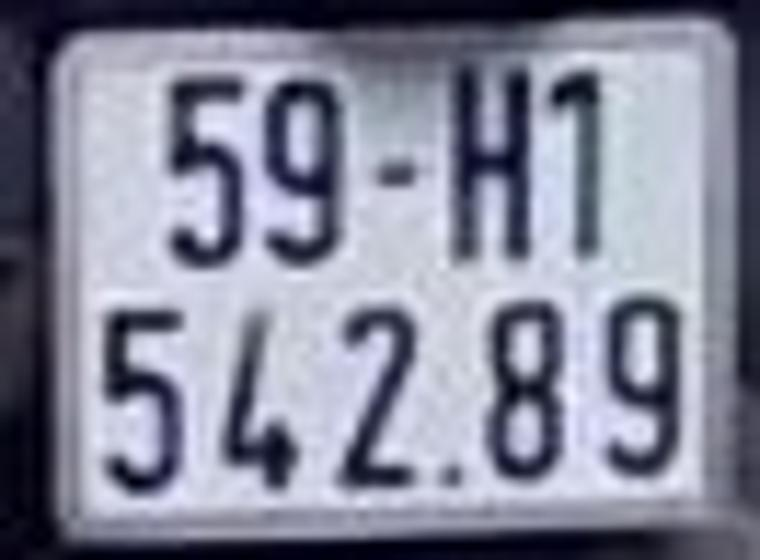
#> input picture server/crop_image/1xemay587.jpg, 760 x 560 px
$ python -i character_detector.py   (imports and definitions only)
#> lines starting #> are read from the running program, lines starting #| are printed output that depends on the picture; after the words box and inside, x2 and y2 are one past the last pixel; in counts of white or black regions, pixels touching at a corner belong together
#> further down, picture is the input picture: shape (560, 760, 3); mean B, G, R 152.6, 134.2, 132
import os
import re

import cv2
import pytesseract


class PlateReader:

    def __init__(
        self,
        tesseract_cmd_path=None,
        scale=2.5,
        use_erosion=False,
        psm= 6
    ):
        if tesseract_cmd_path:
            pytesseract.pytesseract.tesseract_cmd = (
                tesseract_cmd_path
            )
        elif os.name == "nt":
            # Đường dẫn mặc định thường gặp trên Windows.
            default_path = (
                r"C:\Program Files\Tesseract-OCR\tesseract.exe"
            )

            if os.path.isfile(default_path):
                pytesseract.pytesseract.tesseract_cmd = (
                    default_path
                )

        self.scale = scale
        self.use_erosion = use_erosion
        self.psm = psm

    def preprocess_image(self, plate_img):

        if (
            plate_img is None
            or plate_img.size == 0
        ):
            return None

        if len(plate_img.shape) == 2:
            gray = plate_img.copy()
        else:
            gray = cv2.cvtColor(
                plate_img,
                cv2.COLOR_BGR2GRAY
            )
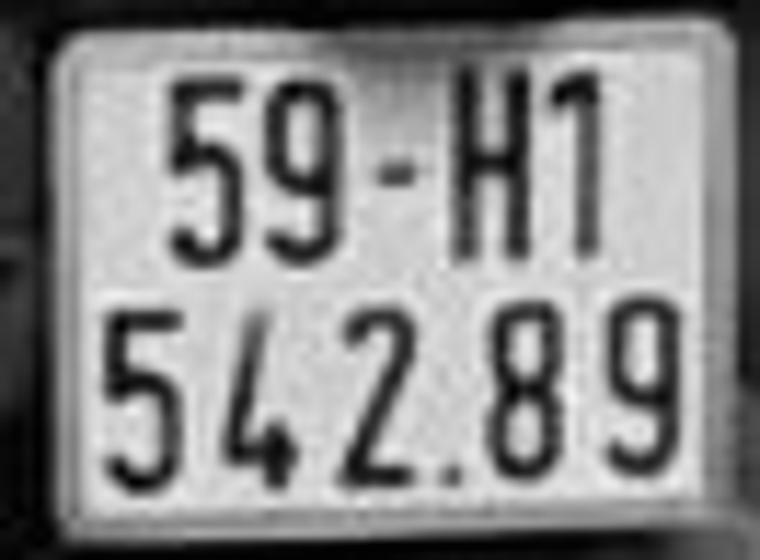
#> gray: shape (560, 760); min 1, max 243, mean 135.7

        resized = cv2.resize(
            gray,
            None,
            fx=self.scale,
            fy=self.scale,
            interpolation=cv2.INTER_CUBIC
        )

        # Tăng tương phản cục bộ để hỗ trợ ảnh thiếu sáng.
        clahe = cv2.createCLAHE(
            clipLimit=2.0,
            tileGridSize=(8, 8)
        )

        enhanced = clahe.apply(resized)
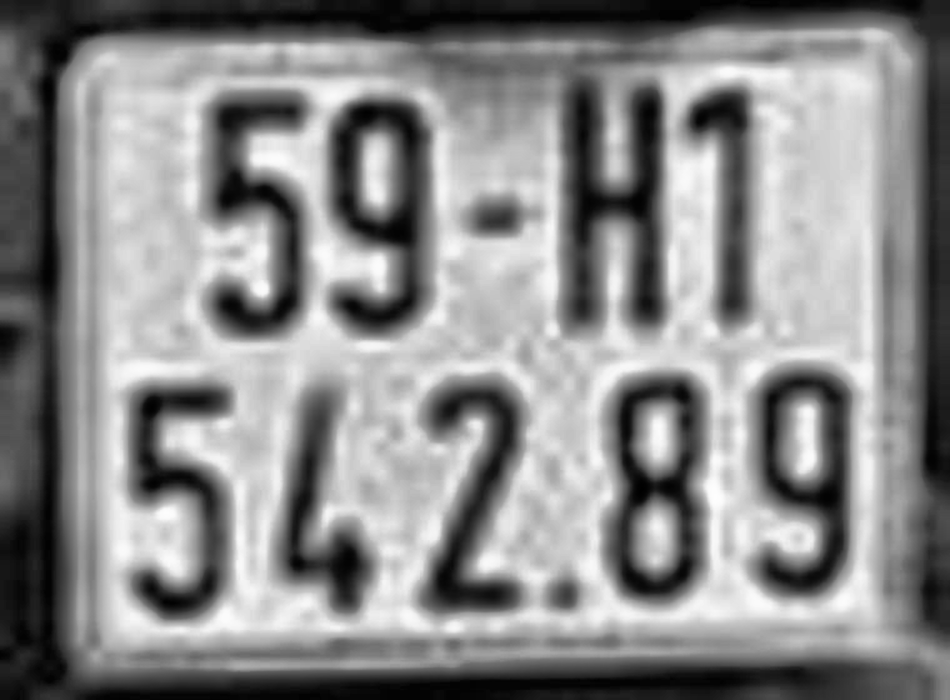
#> enhanced: shape (1400, 1900) (shown at 1/2 size); min 0, max 254, mean 137.3

        blurred = cv2.GaussianBlur(
            enhanced,
            (3, 3),
            0
        )

        _, binary = cv2.threshold(
            blurred,
            0,
            255,
            cv2.THRESH_BINARY + cv2.THRESH_OTSU
        )
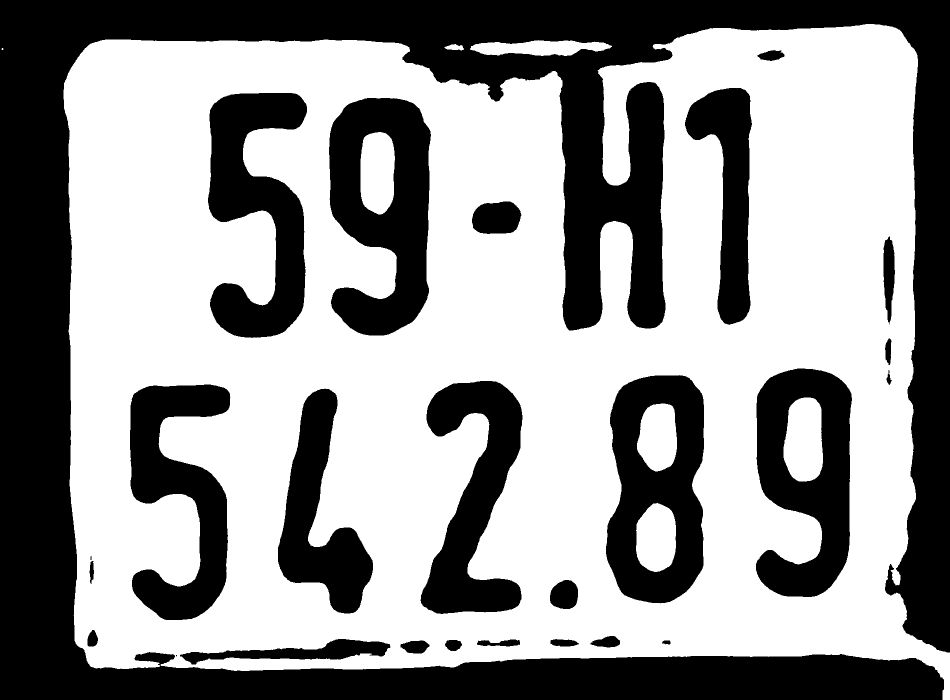
#> binary: shape (1400, 1900) (shown at 1/2 size); 59.1% white; 26 black regions (2 under 20 px), largest, box (x1, y1, x2, y2) and area: (0, 0, 1900, 1400) 662112, (658, 196, 862, 671) 62799, (1212, 750, 1408, 1207) 58267

        if self.use_erosion:
            kernel = cv2.getStructuringElement(
                cv2.MORPH_RECT,
                (2, 2)
            )

            binary = cv2.erode(
                binary,
                kernel,
                iterations=1
            )

        return binary

    def read_text(self, plate_image):

        processed_img = self.preprocess_image(
            plate_image
        )

        if processed_img is None:
            return ""

        custom_config = (
            f"--oem 3 --psm {self.psm} "
            "-c tessedit_char_whitelist="
            "ABCDEFGHIJKLMNOPQRSTUVWXYZ0123456789"
        )

        try:
            raw_text = pytesseract.image_to_string(
                processed_img,
                config=custom_config
            )

        except pytesseract.TesseractNotFoundError as error:
            raise RuntimeError(
                "Không tìm thấy Tesseract OCR. "
                "Hãy kiểm tra đường dẫn tesseract.exe."
            ) from error

        clean_text = re.sub(
            r"[^A-Z0-9]",
            "",
            raw_text.upper()
        )

        return clean_text

>>> import cv2
>>> picture = cv2.imread('../crop_image/1xemay587.jpg')
>>> result = PlateReader().preprocess_image(picture)

$ run again, on server/crop_image/1xemay617.jpg
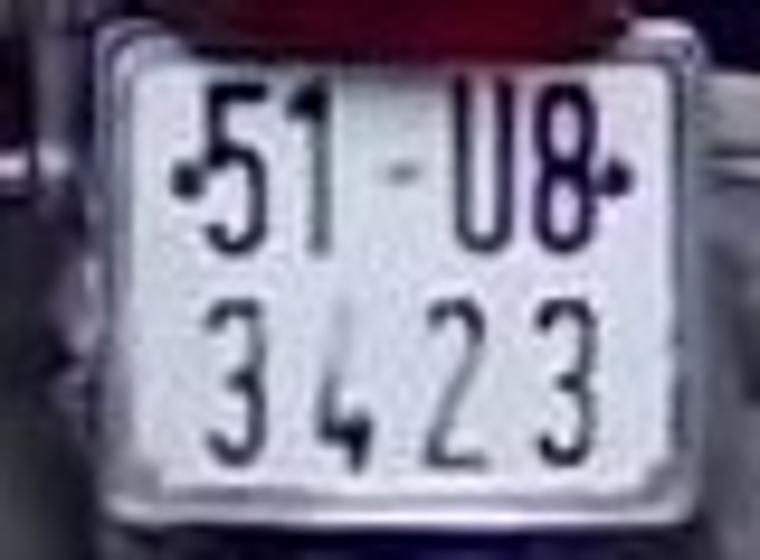
#> input picture server/crop_image/1xemay617.jpg, 760 x 560 px
#> picture is the input picture: shape (560, 760, 3); mean B, G, R 143.1, 123.7, 126.5
#> in preprocess_image, `enhanced = clahe.apply(resized)`:
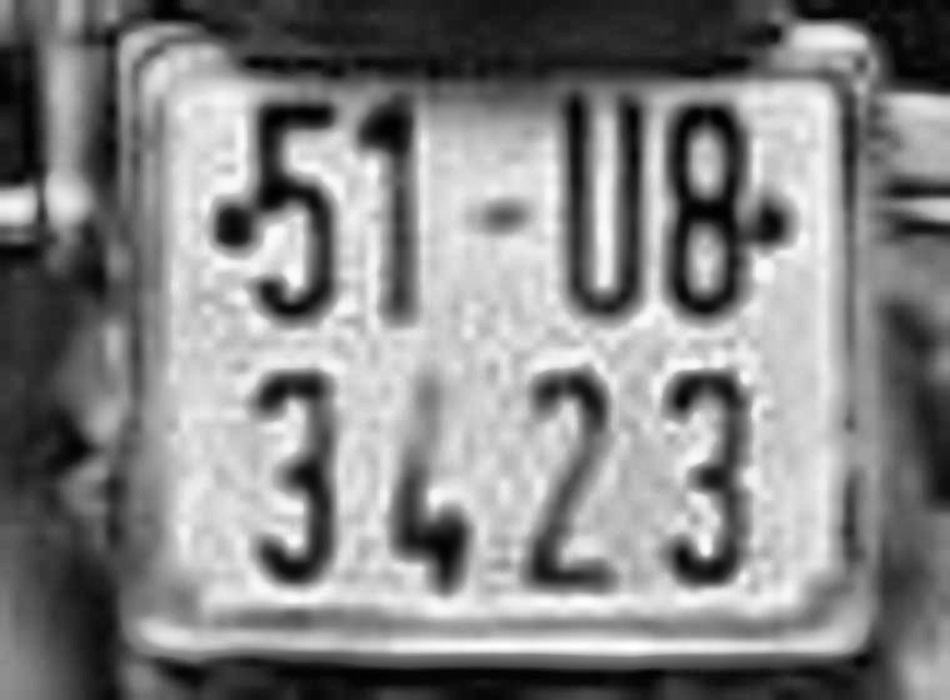
#> enhanced: shape (1400, 1900) (shown at 1/2 size); min 0, max 254, mean 131.5
#> in preprocess_image, `_, binary = cv2.threshold( blurred, 0, 255, cv2.THRESH_BINARY + cv2.TH..`:
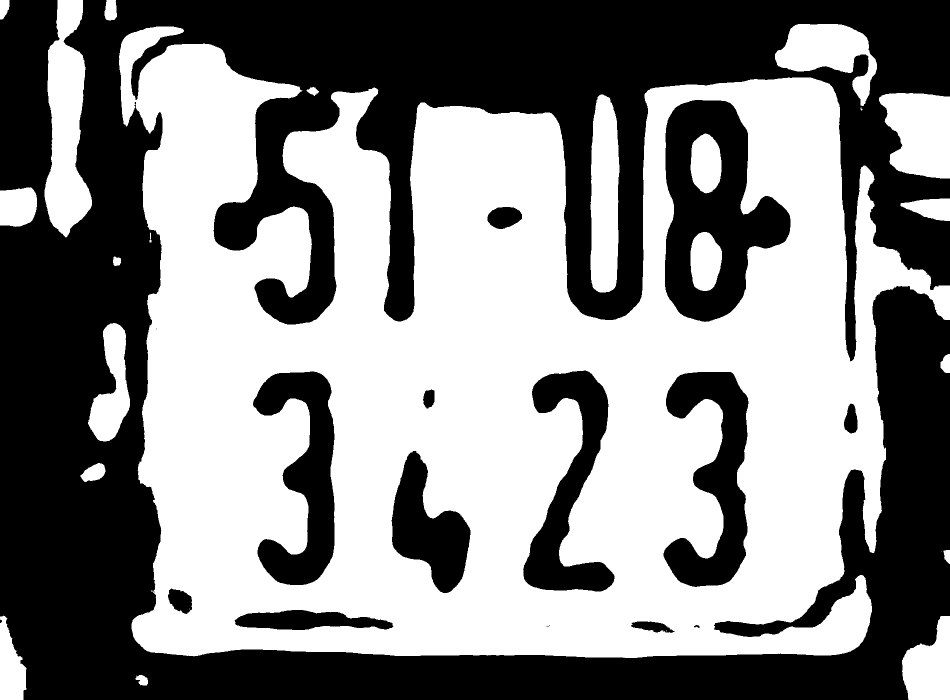
#> binary: shape (1400, 1900) (shown at 1/2 size); 52.5% white; 18 black regions (4 under 20 px), largest, box (x1, y1, x2, y2) and area: (0, 0, 1900, 1400) 1058415, (1330, 200, 1581, 644) 60905, (1327, 744, 1497, 1174) 36516

$ run again, on server/crop_image/1xemay619.jpg
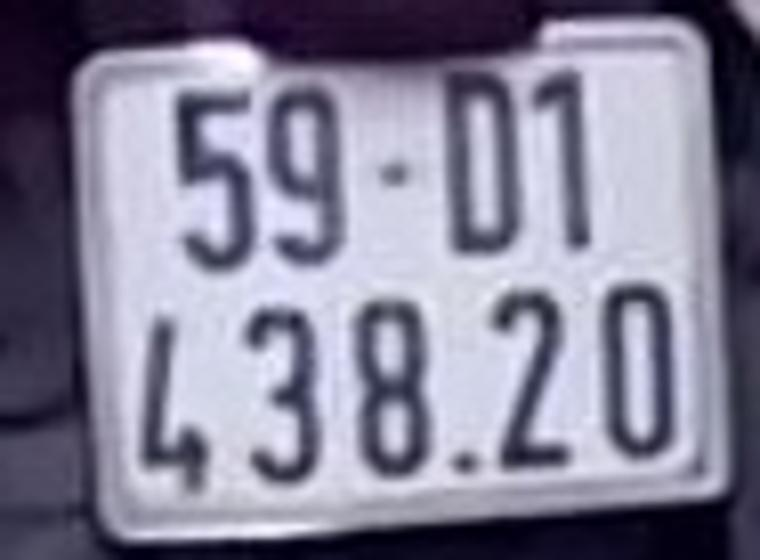
#> input picture server/crop_image/1xemay619.jpg, 760 x 560 px
#> picture is the input picture: shape (560, 760, 3); mean B, G, R 149.8, 128.6, 131.1
#> in preprocess_image, `enhanced = clahe.apply(resized)`:
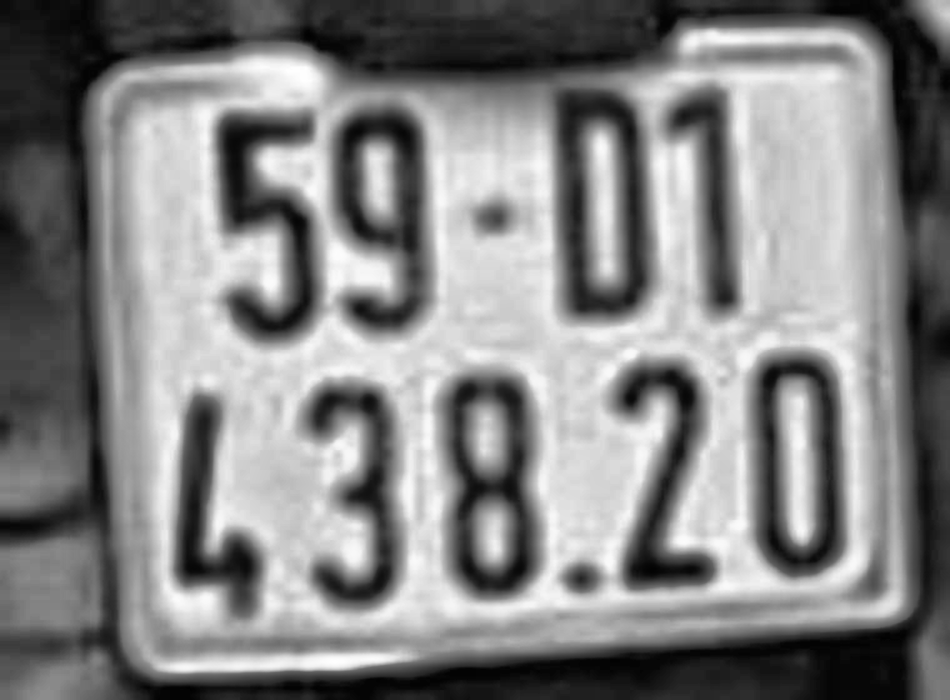
#> enhanced: shape (1400, 1900) (shown at 1/2 size); min 1, max 255, mean 131.2
#> in preprocess_image, `_, binary = cv2.threshold( blurred, 0, 255, cv2.THRESH_BINARY + cv2.TH..`:
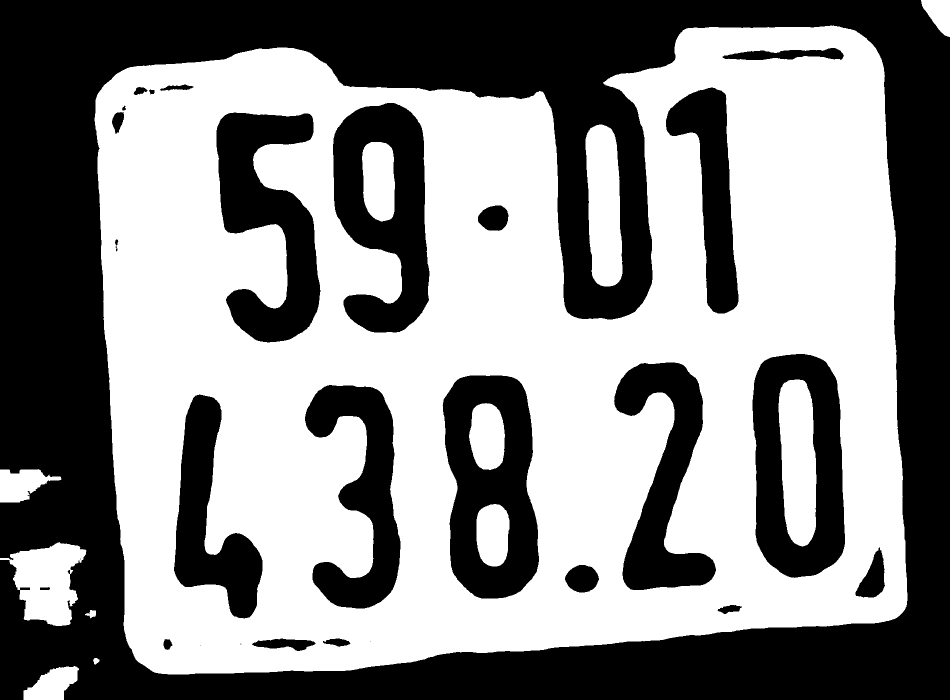
#> binary: shape (1400, 1900) (shown at 1/2 size); 54.1% white; 28 black regions (4 under 20 px), largest, box (x1, y1, x2, y2) and area: (0, 0, 1900, 1400) 841799, (885, 751, 1078, 1197) 55746, (666, 206, 859, 665) 53628

$ run again, on server/crop_image/1xemay645.jpg
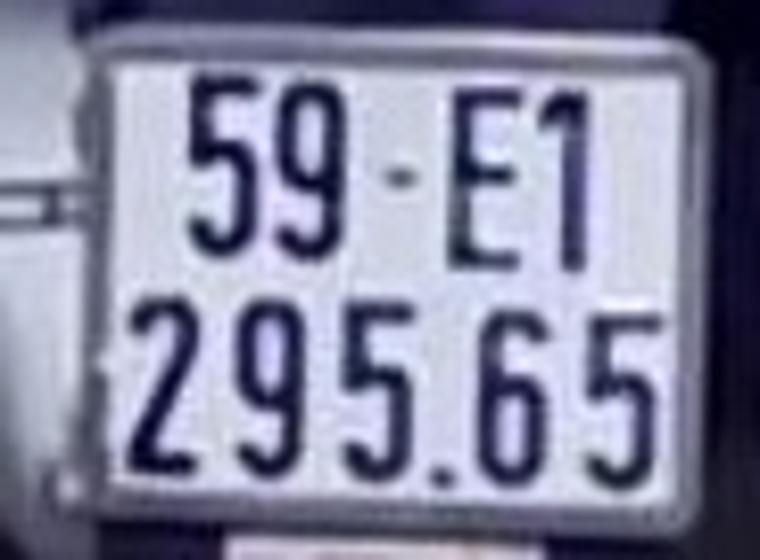
#> input picture server/crop_image/1xemay645.jpg, 760 x 560 px
#> picture is the input picture: shape (560, 760, 3); mean B, G, R 159.6, 134.3, 133
#> in preprocess_image, `enhanced = clahe.apply(resized)`:
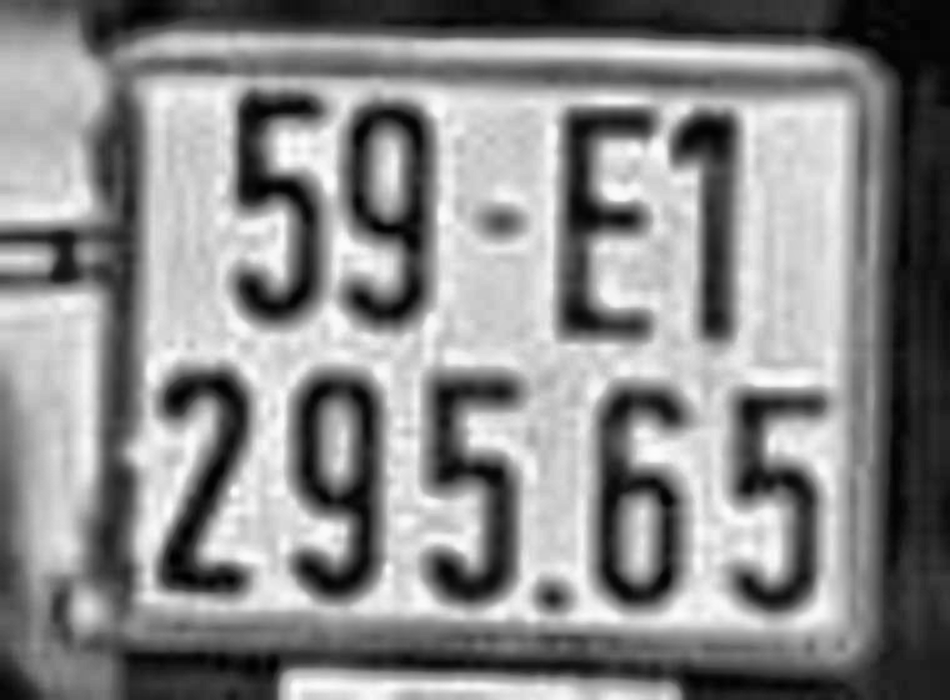
#> enhanced: shape (1400, 1900) (shown at 1/2 size); min 0, max 254, mean 137.2
#> in preprocess_image, `_, binary = cv2.threshold( blurred, 0, 255, cv2.THRESH_BINARY + cv2.TH..`:
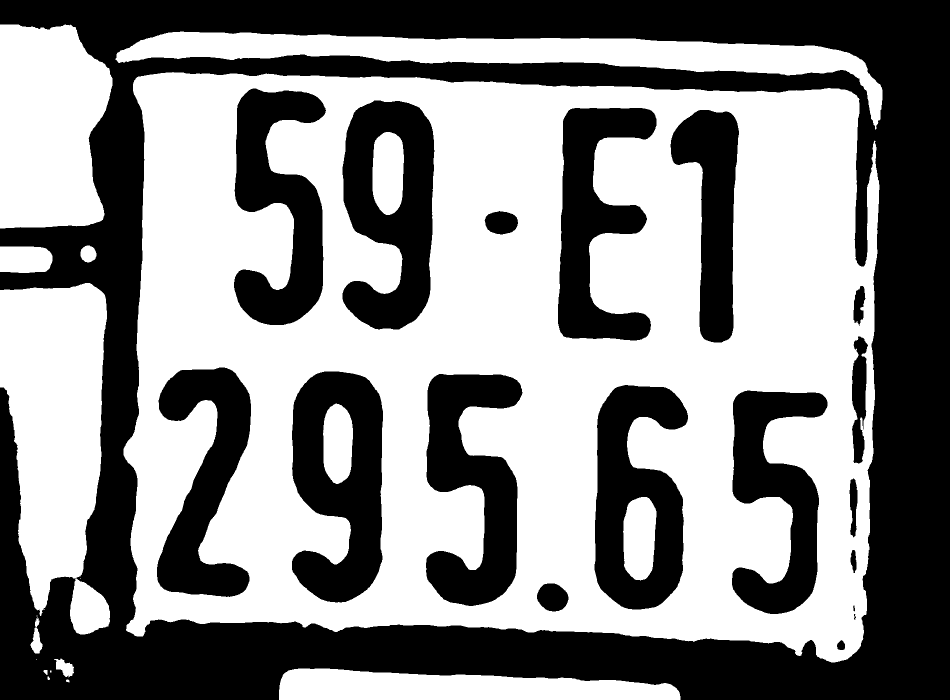
#> binary: shape (1400, 1900) (shown at 1/2 size); 54.9% white; 19 black regions, largest, box (x1, y1, x2, y2) and area: (0, 0, 1900, 1400) 744597, (584, 743, 766, 1205) 57398, (685, 201, 869, 659) 54481
